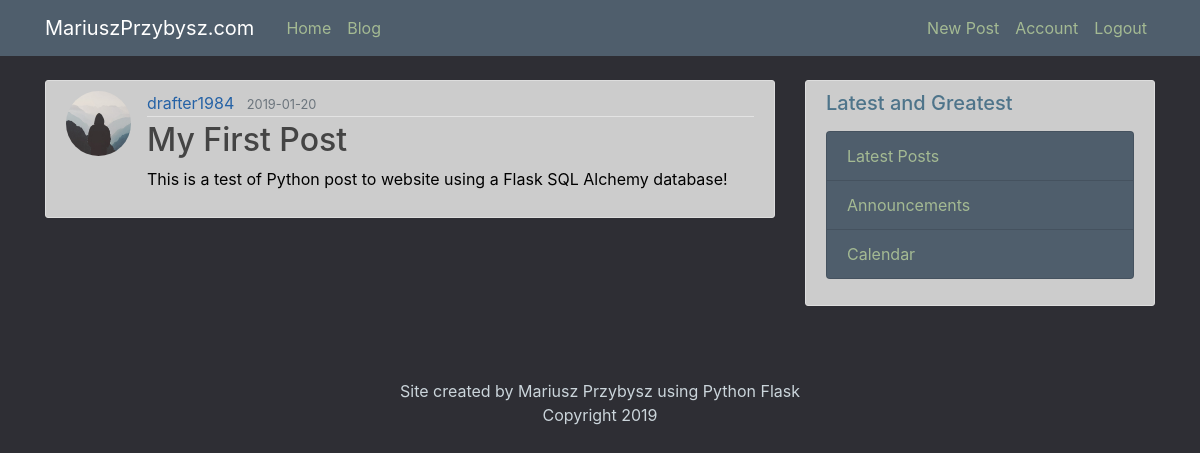
/blog (signed in), run on the app's committed database.
### myproject/models.py (models this page shows, shortened)
class Post(db.Model):
    id=db.Column(db.Integer, primary_key=True)
    title=db.Column(db.String(100), nullable=False)
    date_posted=db.Column(db.DateTime, nullable=False, default=datetime.utcnow)
    content=db.Column(db.Text, nullable=False)
    user_id=db.Column(db.Integer, db.ForeignKey('user.id'), nullable=False)

class User(db.Model, UserMixin):
    id=db.Column(db.Integer, primary_key=True)
    username=db.Column(db.String(20), unique=True, nullable=False)
    email=db.Column(db.String(120), unique=True, nullable=False)
    image_file=db.Column(db.String(20), nullable=False, default='default.jpg')
    password=db.Column(db.String(60), nullable=False)
    posts=db.relationship('Post',backref='author',lazy=True)

### myproject/routes.py (the view)
@app.route("/blog")
@login_required
def blog():
    posts = Post.query.all()
    return render_template("blog_page.html",posts=posts,title='Blog')

### myproject/models.py (called while the page is built)
@login_manager.user_loader
def load_user(user_id):
    return User.query.get(int(user_id))

### myproject/templates/blog_page.html
{% extends "layout.html" %}
{% block content %}
    {% for post in posts %}
        <article class="media content-section">
          <img class="rounded-circle article-img" src="{{ url_for('static', filename='profile_pics/' + post.author.image_file) }}">
          <div class="media-body">
            <div class="article-metadata">
              <a class="mr-2" href="#">{{ post.author.username }}</a>
              <small class="text-muted">{{ post.date_posted.strftime('%Y-%m-%d') }}</small>
            </div>
            <h2><a class="article-title" href="{{ url_for('post', post_id=post.id) }}">{{ post.title }}</a></h2>
            <p class="article-content">{{ post.content }}</p>
          </div>
        </article>
    {% endfor %}
{% endblock content %}

### myproject/static/main.css (style rules this page uses)
body { background: #2e2e34; color: #cbd5db; margin-top: 5rem; }
h1, h2, h3, h4, h5, h6 { color: #4e748a; }
a { color:#2562a6; }
.content-section { background: #cccccc; color: #000000; padding: 10px 20px; border: 1px solid #dddddd; border-radius: 3px; margin-bottom: 20px; }
.article-title { color: #444444; }
.article-content { white-space: pre-line; }
.article-img { height: 65px; width: 65px; margin-right: 16px; }
.article-metadata { padding-bottom: 1px; margin-bottom: 4px; border-bottom: 1px solid #e3e3e3 }

### data on the page
Post: image_file (placeholder picture), author.username "drafter1984", date_posted "2019-01-20", title "My First Post", content "This is a test of Python post to website using a Flask SQL Alchemy database!"
